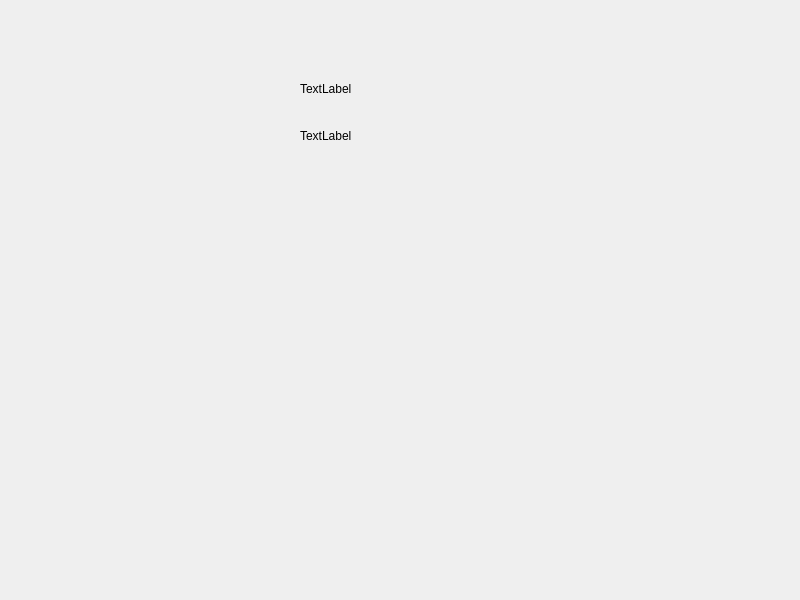
<?xml version="1.0" encoding="UTF-8"?>
<ui version="4.0">
 <class>Widget</class>
 <widget class="QWidget" name="Widget">
  <property name="geometry">
   <rect>
    <x>0</x>
    <y>0</y>
    <width>800</width>
    <height>600</height>
   </rect>
  </property>
  <property name="windowTitle">
   <string>Widget</string>
  </property>
  <widget class="QLabel" name="label">
   <property name="geometry">
    <rect>
     <x>300</x>
     <y>120</y>
     <width>71</width>
     <height>31</height>
    </rect>
   </property>
   <property name="text">
    <string>TextLabel</string>
   </property>
  </widget>
  <widget class="QLabel" name="label_2">
   <property name="geometry">
    <rect>
     <x>300</x>
     <y>80</y>
     <width>67</width>
     <height>17</height>
    </rect>
   </property>
   <property name="text">
    <string>TextLabel</string>
   </property>
  </widget>
 </widget>
 <resources/>
 <connections/>
</ui>
